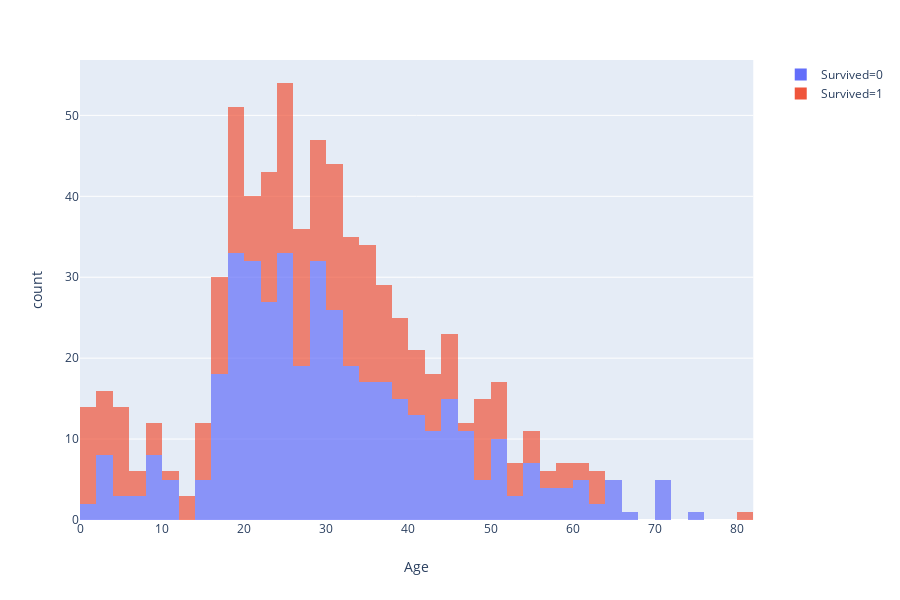

The code cell stored with this chart in its notebook:
### Markdown cell above
## 5.3 Age

### Code cell
# Age purely versus survival
px.histogram(train,x = "Age", opacity = 0.7, color = "Survived")

### Figure 1 — Plotly figure (JSON) as saved in the notebook; plotly's stock layout.template omitted (floating-point values rounded to 4 significant figures; data arrays with more than 128 entries replaced by an {"elided": "..."} marker saying what was removed)
{"data": [{"alignmentgroup": "True", "bingroup": "x", "hoverlabel": {"namelength": 0}, "hovertemplate": "Survived=0<br>Age=%{x}<br>count=%{y}", "legendgroup": "Survived=0", "marker": {"color": "#636efa", "opacity": 0.7}, "name": "Survived=0", "offsetgroup": "Survived=0", "orientation": "v", "showlegend": true, "type": "histogram", "x": {"elided": "549 float values"}, "xaxis": "x", "yaxis": "y"}, {"alignmentgroup": "True", "bingroup": "x", "hoverlabel": {"namelength": 0}, "hovertemplate": "Survived=1<br>Age=%{x}<br>count=%{y}", "legendgroup": "Survived=1", "marker": {"color": "#EF553B", "opacity": 0.7}, "name": "Survived=1", "offsetgroup": "Survived=1", "orientation": "v", "showlegend": true, "type": "histogram", "x": {"elided": "342 float values"}, "xaxis": "x", "yaxis": "y"}], "layout": {"barmode": "relative", "height": 600, "legend": {"tracegroupgap": 0}, "margin": {"t": 60}, "xaxis": {"anchor": "y", "domain": [0.0, 0.98], "title": {"text": "Age"}}, "yaxis": {"anchor": "x", "domain": [0.0, 1.0], "title": {"text": "count"}}}}
